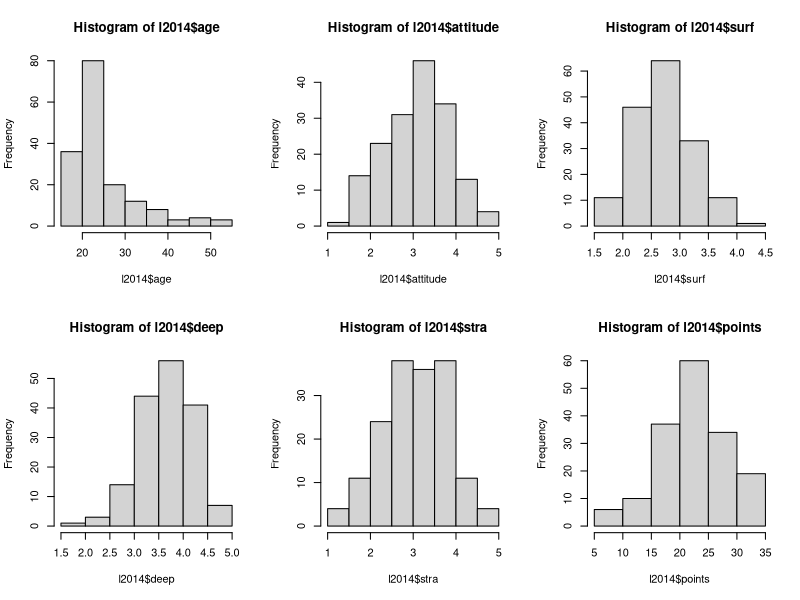
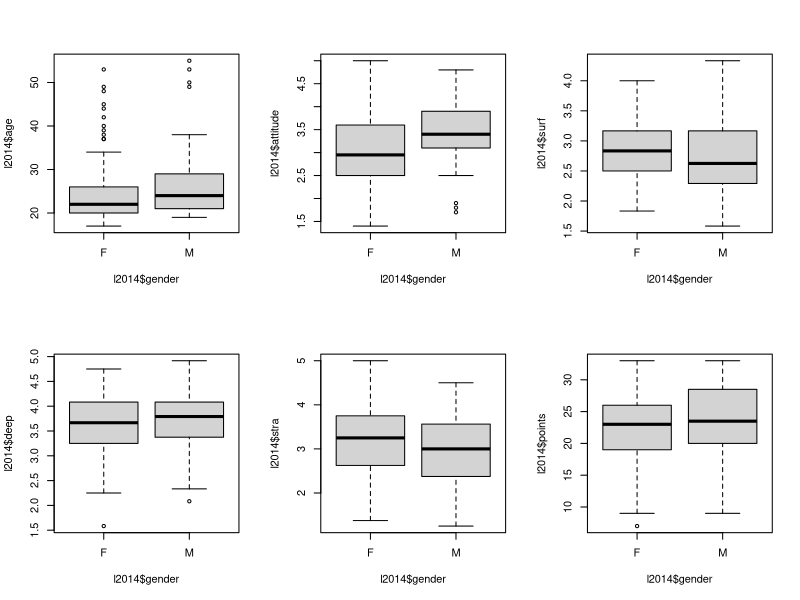
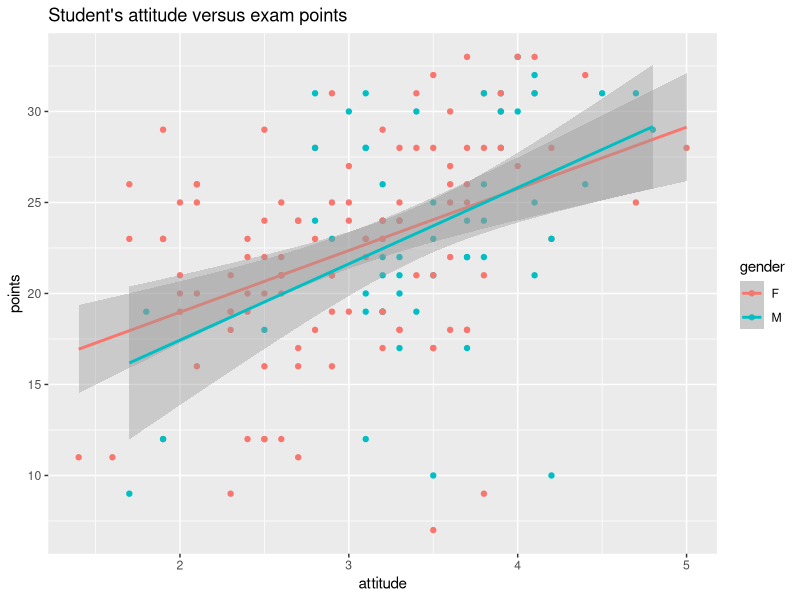
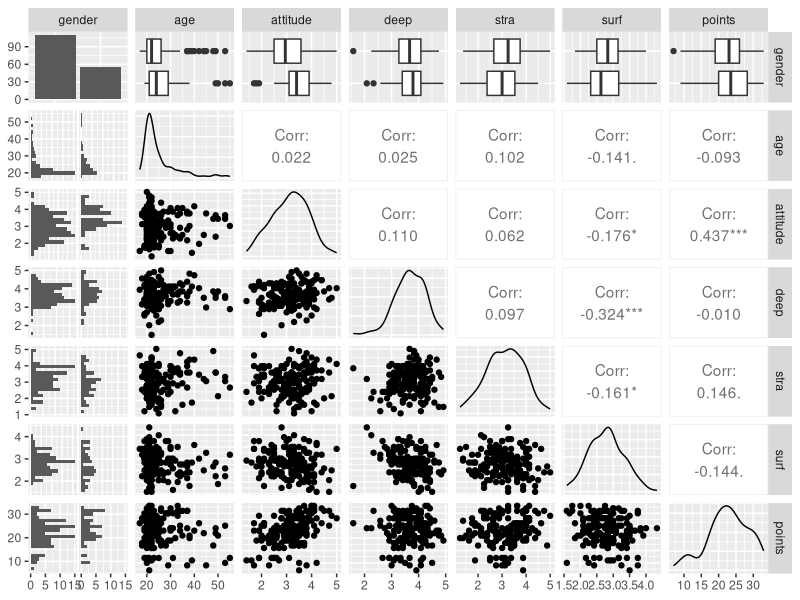
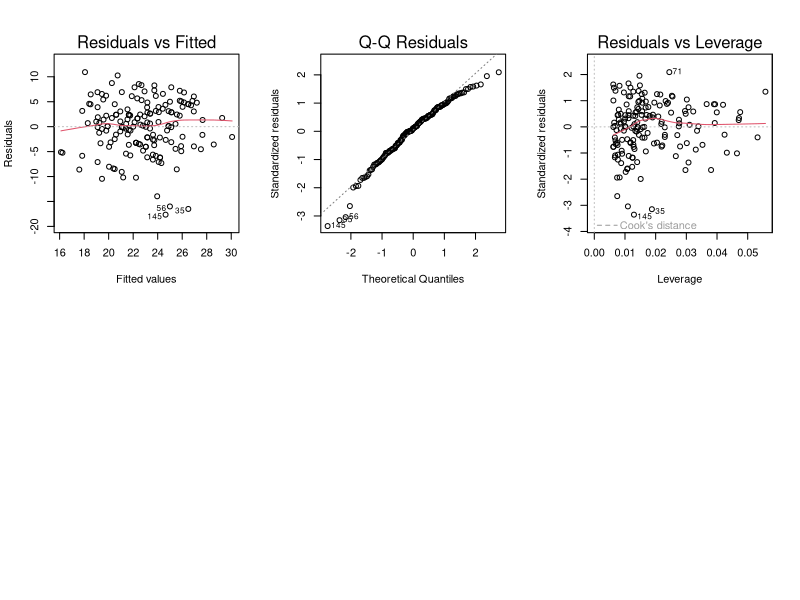

Reproduce these figures in R, in order.
## ---- chunk 1
date()
## ---- chunk 2
library(ggplot2)
library(GGally)
l2014<-read.table('data/learning_2014_out.csv', header = T, sep = ',', stringsAsFactors = F)

## ---- chunk 3
str(l2014)
## ---- chunk 4
head(l2014)
## ---- chunk 5
summary(l2014)
par(mfrow = c(2,3))
hist(l2014$age)
hist(l2014$attitude)
hist(l2014$surf)
hist(l2014$deep)
hist(l2014$stra)
hist(l2014$points)
## ---- chunk 6
par(mfrow = c(2,3))
boxplot(l2014$age ~ l2014$gender)
boxplot(l2014$attitude ~ l2014$gender)
boxplot(l2014$surf ~ l2014$gender)
boxplot(l2014$deep ~ l2014$gender)
boxplot(l2014$stra ~ l2014$gender)
boxplot(l2014$points ~ l2014$gender)

## ---- chunk 7
# initialize plot with data and aesthetic mapping
p1 <- ggplot(l2014, aes(x = attitude, y = points, col = gender))

# define the visualization type (points)
(p2 <- p1 + geom_point() + geom_smooth(method = "lm") + ggtitle("Student's attitude versus exam points"))
## ---- chunk 8
ggpairs(l2014, lower = list(combo = wrap("facethist", bins = 20)))

# create a regression model with multiple explanatory variables
my_model2 <- lm(points ~ attitude + stra + surf, data = l2014)

# print out a summary of the model
summary(my_model2)

## ---- chunk 9
# create a regression model with multiple explanatory variables
my_model2 <- lm(points ~ attitude + stra, data = l2014)

# draw diagnostic plots using the plot() function. Choose the plots 1, 2 and 5
par(plot(my_model2, which = c(1,2,5)), mfrow = c(2,2))

